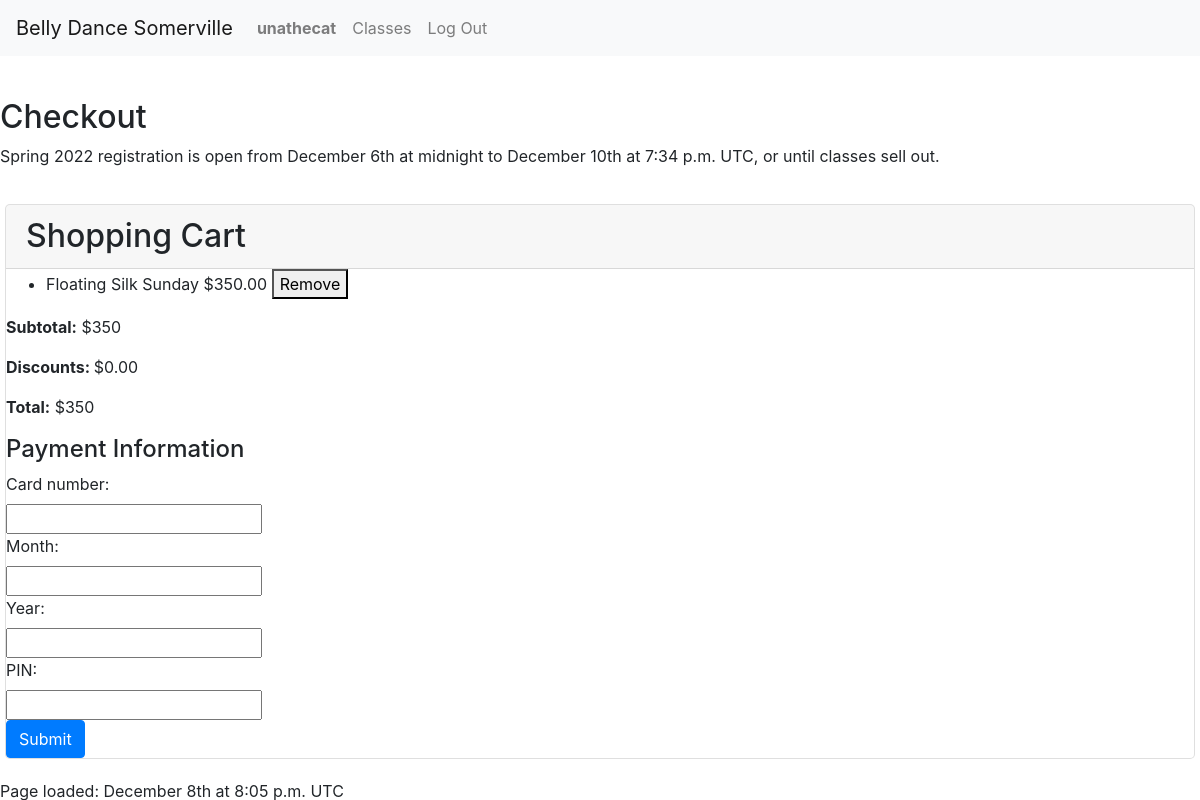
Page /checkout/8 (signed in) on the earlier database version.
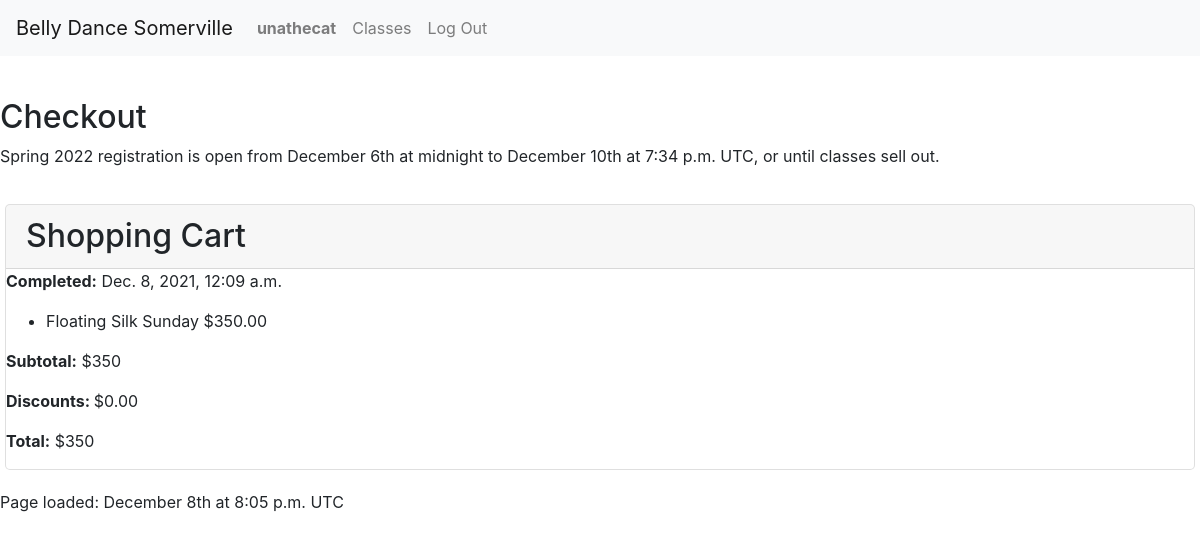
Same page on the later database version.
### enrollment/models.py (models this page shows, shortened)
class LineItem(models.Model):
    order = models.ForeignKey(Order, on_delete=PROTECT,
                              null=False, blank=False, related_name='line_items')
    offering = models.ForeignKey(
        Offering, on_delete=PROTECT, null=False, blank=False, related_name='line_items')
    planned_absences = models.CharField(max_length=1024, null=True, blank=True)
    price = models.DecimalField(
        max_digits=6, decimal_places=2, null=False, blank=False)

class Offering(models.Model):
    course = models.ForeignKey(
        Course, on_delete=PROTECT, null=False, blank=False, related_name='offerings')
    semester = models.ForeignKey(
        Semester, on_delete=PROTECT, null=False, blank=False, related_name='offerings')
    location = models.ForeignKey(
        Location, on_delete=PROTECT, null=False, blank=False, related_name='offerings')
    price = models.DecimalField(
        max_digits=7, decimal_places=2, null=False, blank=False)
    weekday = models.IntegerField(
        choices=settings.WEEKDAYS, null=False, blank=False)
    start_time = models.TimeField(null=False, blank=False)
    end_time = models.TimeField(null=False, blank=False)
    timezone = models.CharField(max_length=32, choices=TIMEZONES,
                                default=settings.DEFAULT_TIMEZONE)
    start_date = models.DateField(null=False, blank=False)
    end_date = models.DateField(null=False, blank=False)
    backup_date = models.DateField(null=False, blank=False)
    capacity = models.IntegerField(null=False, blank=False)
    schedule_notes = models.CharField(max_length=2048, null=True, blank=True)
    notes = models.CharField(max_length=2048, null=True, blank=True)
    @property
    def weekday_name(self):
        return settings.WEEKDAYS[self.weekday][1]
    @property
    def spots_left(self):
        try:
            sold = self.line_items.exclude(order__completed=None).aggregate(Count('id'))['id__count']
        except Exception:
            sold = 0
        return self.capacity - sold

class Course(models.Model):
    title = models.CharField(max_length=64, null=False, blank=False)
    subtitle = models.CharField(max_length=256, null=False, blank=False)
    description = models.TextField(max_length=4096, null=False, blank=False, help_text=settings.MARKDOWN_HELP_TEXT)
    requirements = models.CharField(max_length=256, null=False, blank=False)
    qualifications = models.CharField(max_length=1024, null=False, blank=False)

class Order(models.Model):
    student = models.ForeignKey(
        User, on_delete=PROTECT, null=False, blank=False, related_name='orders')
    discount = models.DecimalField(
        max_digits=8, decimal_places=2, null=True, blank=True)
    completed = models.DateTimeField(null=True, blank=True)
    @property
    def subtotal(self):
        try:
            amount = self.line_items.aggregate(Sum('price'))['price__sum']
        except Exception:
            return 0
        return 0 if amount == None else amount
    @property
    def total(self):
        return self.subtotal - self.discount if self.discount != None else self.subtotal

### enrollment/views.py (the view, shortened to what this page needs)
# urls.py: path('checkout/<int:id>', views.checkout, name='checkout'),
@login_required
@csrf_exempt
def checkout(request, id):
    try:
        cart = Order.objects.get(pk=id)
        if cart:
            cart.items = cart.line_items.all()
    except Order.DoesNotExist:
        cart = None
        message = f'Order {id} not found.'
    payment_form = None
    if request.method == 'GET':
        if cart.completed == None:
            message = validate_checkout(request, id)
            if cart.student != request.user:
                cart = None
            else:
                payment_form = GiftCardForm(initial={'total': cart.total})
        else:
            payment_form = None
            if cart.student != request.user:
                cart = None
                message = 'You may not view other users\' orders'
            else:
                message = None
    else:
        message = 'POST or GET request required.'
    return render(request, 'enrollment/cart.html', {
        'cart': cart,
        'message': message,
        'semester': latest_semester(),
        'payment_form': payment_form
    })

### enrollment/context_processors.py (called while the page is built)
def global_settings(request):
    return {
    'DEFAULT_TIMEZONE': settings.DEFAULT_TIMEZONE,
    'DATE_TIME_FORMAT': settings.DATE_TIME_FORMAT,
    'DATE_TIME_TIMEZONE_FORMAT': settings.DATE_TIME_TIMEZONE_FORMAT,
    'SCHOOL_NAME': settings.SCHOOL_NAME,
    'SCHOOL_POLICIES': settings.SCHOOL_POLICIES,
    'NO_OFFERINGS': settings.NO_OFFERINGS,
    }

### enrollment/models.py (called while the page is built)
    @property
    def current_time(self):
        return timezone.now()

    @property
    def registration_status(self):
        now = timezone.now()
        if self.registration_close < now:
            return 'closed'
        elif self.registration_open > now:
            return 'future'
        else:
            return 'open'

    def __str__(self):
        return self.name

### enrollment/views.py (called while the page is built)
def latest_semester():
    try:
        semester = Semester.objects.filter(hide=False).latest('start_date')
    except Semester.DoesNotExist:
        return None
    return semester

### enrollment/templates/enrollment/cart.html (shortened to what this page needs)
{% extends "enrollment/layout.html" %}
{% load static %}
{% load tz %}
{% block body %}
<div id="main-alert-fading" class="alert alert-fade" role="alert">
</div>
<h2>Checkout</h2>
{% if semester.registration_status == 'closed' %}
    <p>{{semester}} registration closed on {{semester.registration_close}} </p>
{% else %}
    <p>{{semester}} registration is open from {{semester.registration_open|date:DATE_TIME_FORMAT}} to {{semester.registration_close|date:DATE_TIME_TIMEZONE_FORMAT}}, or until classes sell out. </p>
{% endif %}
<div class="row">
    <div id="cart-container" class="col-md order-md-5 card">
        <h2 class="card-header section-header">Shopping Cart</h2>
        <div>
            {% if cart %}
                {% if cart.completed %}
                    <p><span class="label">Completed:</span>  {{cart.completed}}</p>
                {% endif %}
                <ul id="cart-items">
                {% for item in cart.items %}
                    <li data-offering={{item.offering.id}}>{{item.offering.course.title}} {{item.offering.weekday_name}} ${{item.price}}
                        {% if not cart.completed %}
                            <button class="remove-button" data-item={{item.id}}>Remove</button>
                        {% endif %}
                    </li>
                {% endfor %}
                </ul>
                {% if cart.items %}
                    <p><span class="label">Subtotal:</span>  ${{cart.subtotal|default_if_none:"0.00"}}</p>
                    <p><span class="label">Discounts: </span> ${{cart.discount|default_if_none:"0.00"}}</p>
                    <p><span class="label">Total:</span>  ${{cart.total|default_if_none:"0.00"}}</p>
                    {% if cart.total > 0 and not cart.completed %}
                        <h4>Payment Information</h4>
                        <form action="{% url 'checkout' cart.id %}" method="POST" class="">
                            {{ payment_form }}
                            <input type="submit" class="btn btn-primary link-as-button">
                        </form>
                    {% endif %}
                {% else %}
                    <h4>No items in your cart.</h4>
                {% endif %}
            {% else %}
                <h4>No items in your cart.</h4>
            {% endif %}
        </div>
    </div>
</div>
{% endblock %}

Differences in the rows shown:
changed Order: completed (not shown) → "Dec. 8, 2021, 12:09 a.m."
Other differences:
text no longer shown: "Payment Information Card number: Month: Year: PIN:"
text now shown: "Completed:"
